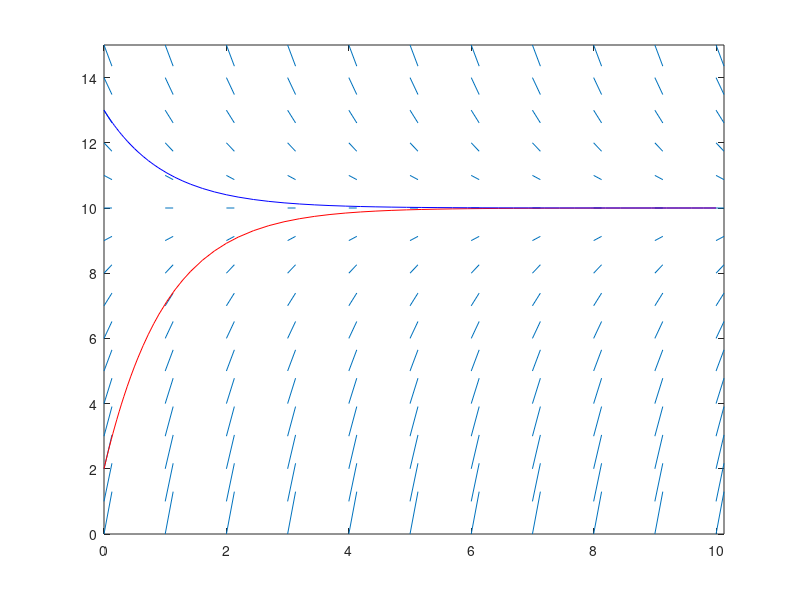

Reproduce this figure in MATLAB.
% A script to plot a direction field in Matlab.
% See Page 66 in the Hunt book.

% First, clear out any existing plots or variables:
clear all; close all;

% Define some coordinates:
[T,Y] = meshgrid(0:10,0:15);

% Define the function:
S = 10 - Y;

% Try this one later by "uncommenting" it (remove the % signs):
%[T,Y] = meshgrid(-2:0.2:3, -1:0.2:2);
%S = exp(-T) -2*Y.^2;

% Quiver is a collection of arrows (cute, I know).
% Here, we take arrows of length one, given by the "ones" function.
% The input gridpoints at T and Y, and the direction of each 
% arrow is determined by S, which we have determined above,
% based on coordinates T and Y.
quiver(T,Y,ones(size(S)), S,'AutoScaleFactor', 1,'MaxHeadSize',0);

% The next option just makes the plot have the right ranges.
axis tight;

% Next, we plot an integral curve useing the ode45 tool.
% In this case, we use the right-hand side of the ODE for the input
% function.  That is, we use f(x) = 10 -x to write the ODE as:
%           y' = f(y)
% We also use the "hold on" keyword to plot the two graphs on the same
% window.  
hold on; 
[t,y] = ode45(@(s,x) 10 - x, [0,10],2);
plot(t,y(:,1),'r-');

% Plot another curve with a different initial value:
hold on; 
[t,y] = ode45(@(s,x) 10 - x, [0,10],13);
plot(t,y(:,1),'b-');

% Exercise: Try to use ode45 to plot integral curves for the direction field
% given by:
% S = exp(-T) - 2*Y.^2
% Doing this means you are numericall solving the ode:
% y' = e^(-t) -2y^2
% In MATLAB, the right-hand side is written as
% @(s,x) exp(-s) - 2*x.^2
